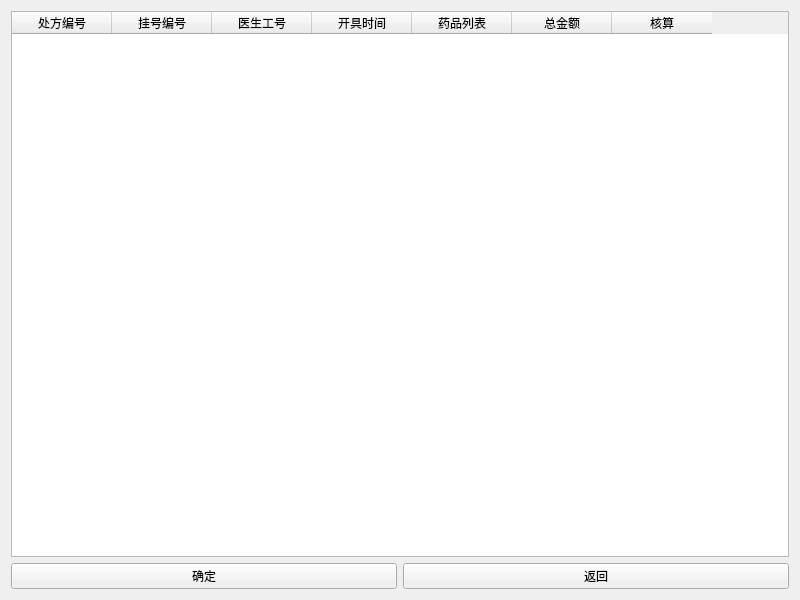
<?xml version="1.0" encoding="UTF-8"?>
<ui version="4.0">
 <class>CheckPayWindow</class>
 <widget class="QWidget" name="CheckPayWindow">
  <property name="geometry">
   <rect>
    <x>0</x>
    <y>0</y>
    <width>800</width>
    <height>600</height>
   </rect>
  </property>
  <property name="windowTitle">
   <string>核算费用</string>
  </property>
  <layout class="QGridLayout" name="gridLayout_2">
   <item row="0" column="0">
    <layout class="QGridLayout" name="gridLayout">
     <item row="0" column="0" colspan="2">
      <widget class="QTableWidget" name="PresTable">
       <property name="editTriggers">
        <set>QAbstractItemView::EditTrigger::NoEditTriggers</set>
       </property>
       <property name="alternatingRowColors">
        <bool>true</bool>
       </property>
       <column>
        <property name="text">
         <string>处方编号</string>
        </property>
       </column>
       <column>
        <property name="text">
         <string>挂号编号</string>
        </property>
       </column>
       <column>
        <property name="text">
         <string>医生工号</string>
        </property>
       </column>
       <column>
        <property name="text">
         <string>开具时间</string>
        </property>
       </column>
       <column>
        <property name="text">
         <string>药品列表</string>
        </property>
       </column>
       <column>
        <property name="text">
         <string>总金额</string>
        </property>
       </column>
       <column>
        <property name="text">
         <string>核算</string>
        </property>
       </column>
      </widget>
     </item>
     <item row="1" column="0">
      <widget class="QPushButton" name="SubmitButton">
       <property name="text">
        <string>确定</string>
       </property>
      </widget>
     </item>
     <item row="1" column="1">
      <widget class="QPushButton" name="BackButton">
       <property name="text">
        <string>返回</string>
       </property>
      </widget>
     </item>
    </layout>
   </item>
  </layout>
 </widget>
 <resources/>
 <connections/>
</ui>
